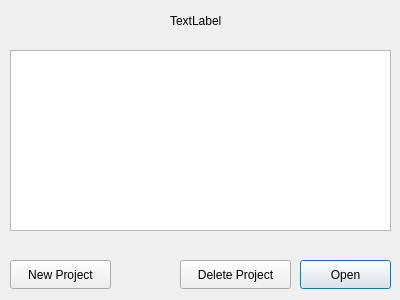
<?xml version="1.0" encoding="UTF-8"?>
<ui version="4.0">
 <class>Projects</class>
 <widget class="QDialog" name="Projects">
  <property name="geometry">
   <rect>
    <x>0</x>
    <y>0</y>
    <width>400</width>
    <height>300</height>
   </rect>
  </property>
  <property name="windowTitle">
   <string>Projects</string>
  </property>
  <widget class="QPushButton" name="pushButton_validate">
   <property name="geometry">
    <rect>
     <x>300</x>
     <y>260</y>
     <width>91</width>
     <height>29</height>
    </rect>
   </property>
   <property name="text">
    <string>Open</string>
   </property>
  </widget>
  <widget class="QPushButton" name="pushButton_delete">
   <property name="geometry">
    <rect>
     <x>180</x>
     <y>260</y>
     <width>111</width>
     <height>29</height>
    </rect>
   </property>
   <property name="text">
    <string>Delete Project</string>
   </property>
  </widget>
  <widget class="QPushButton" name="pushButton_new">
   <property name="geometry">
    <rect>
     <x>10</x>
     <y>260</y>
     <width>101</width>
     <height>29</height>
    </rect>
   </property>
   <property name="text">
    <string>New Project</string>
   </property>
  </widget>
  <widget class="QTableWidget" name="tableWidget">
   <property name="geometry">
    <rect>
     <x>10</x>
     <y>50</y>
     <width>381</width>
     <height>181</height>
    </rect>
   </property>
  </widget>
  <widget class="QLabel" name="label_username">
   <property name="geometry">
    <rect>
     <x>170</x>
     <y>10</y>
     <width>67</width>
     <height>21</height>
    </rect>
   </property>
   <property name="text">
    <string>TextLabel</string>
   </property>
  </widget>
 </widget>
 <resources/>
 <connections/>
</ui>
